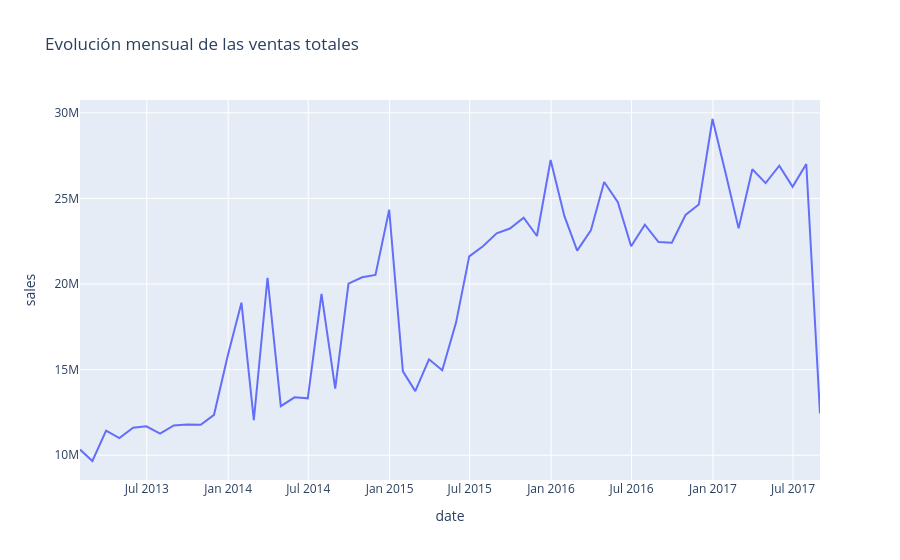

The notebook cell saved with this chart:
### Code cell
sales_monthly = (
    sales
    .set_index("date")
    .resample("ME")["sales"]
    .sum()
    .reset_index()
)

fig = px.line(
    sales_monthly,
    x="date",
    y="sales",
    title="Evolución mensual de las ventas totales"
)

fig.show()
